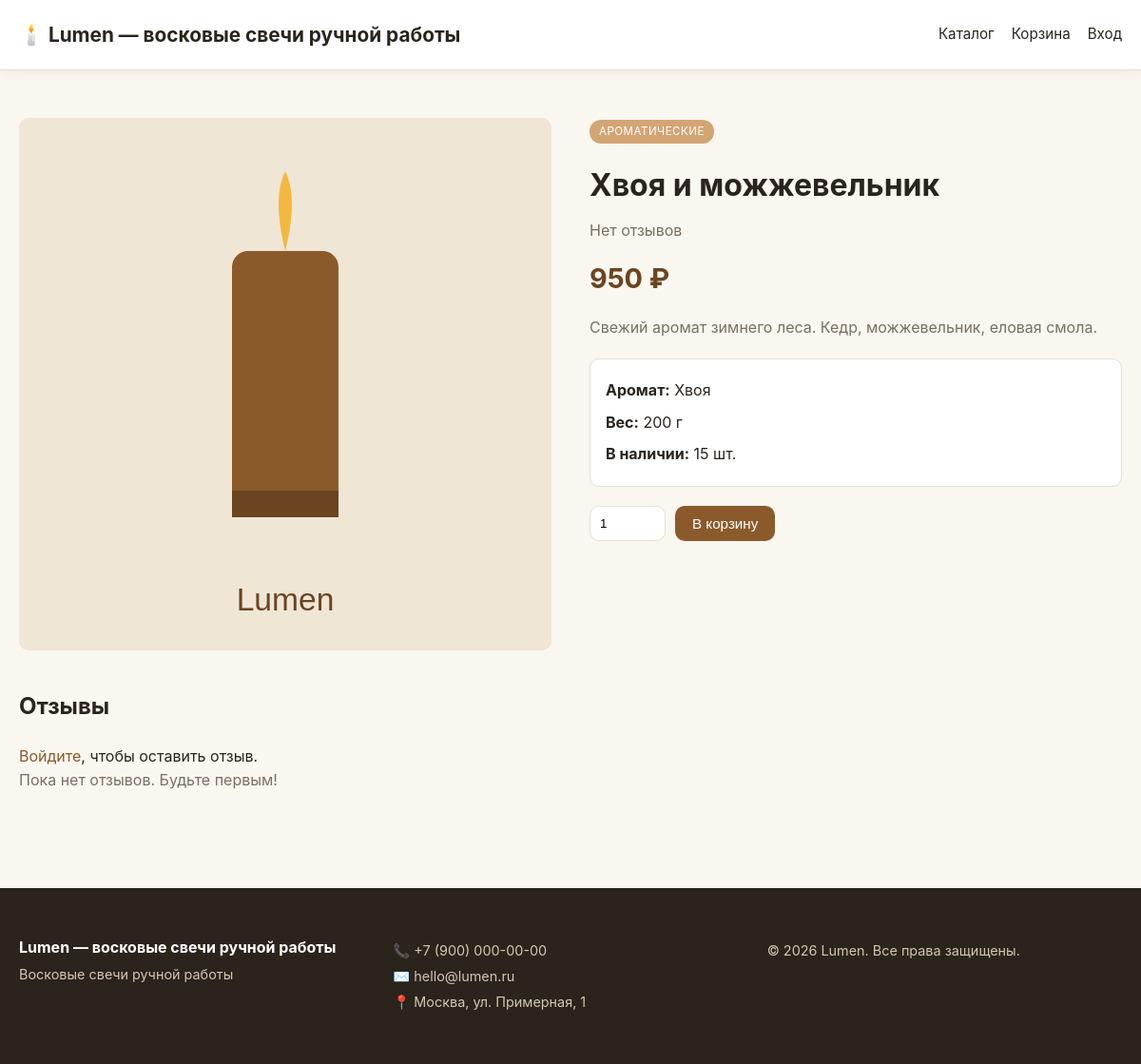
The app's page /product.php?id=3 with its own data.
### tables this page shows
CREATE TABLE IF NOT EXISTS products (
    id INT AUTO_INCREMENT PRIMARY KEY,
    category_id INT,
    name VARCHAR(200) NOT NULL,
    description TEXT,
    price DECIMAL(10,2) NOT NULL,
    stock INT DEFAULT 0,
    image VARCHAR(255),
    aroma VARCHAR(100),
    weight INT,
    active TINYINT(1) DEFAULT 1,
    created_at TIMESTAMP DEFAULT CURRENT_TIMESTAMP,
    FOREIGN KEY (category_id) REFERENCES categories(id) ON DELETE SET NULL
);

CREATE TABLE IF NOT EXISTS categories (
    id INT AUTO_INCREMENT PRIMARY KEY,
    name VARCHAR(100) NOT NULL,
    slug VARCHAR(100) UNIQUE NOT NULL
);

### includes/db.php (called while the page is built)
<?php
$cfg = require __DIR__ . '/../config.php';
$dsn = "mysql:host={$cfg['db']['host']};dbname={$cfg['db']['dbname']};charset={$cfg['db']['charset']}";
try {
    $pdo = new PDO($dsn, $cfg['db']['user'], $cfg['db']['pass'], [
        PDO::ATTR_ERRMODE => PDO::ERRMODE_EXCEPTION,
        PDO::ATTR_DEFAULT_FETCH_MODE => PDO::FETCH_ASSOC,
        PDO::ATTR_EMULATE_PREPARES => false,
    ]);
} catch (PDOException $e) {
    die('Ошибка подключения к БД: ' . htmlspecialchars($e->getMessage()));
}
function db(): PDO {
    static $instance = null;
    if ($instance === null) {
        global $pdo;
        $instance = $pdo;
    }
    return $instance;
}

### includes/functions.php (called while the page is built, shortened)
<?php
require_once __DIR__ . '/db.php';
function e($s){ return htmlspecialchars((string)$s, ENT_QUOTES, 'UTF-8'); }
function setting(string $key, $default = '') {
    static $cache = null;
    if ($cache === null) {
        $rows = db()->query("SELECT `key`, value FROM settings")->fetchAll();
        $cache = [];
        foreach ($rows as $r) $cache[$r['key']] = $r['value'];
    }
    return $cache[$key] ?? $default;
}
function current_user() {
    return $_SESSION['user'] ?? null;
}
function product_image($img) {
    return 'assets/placeholder.svg';
}
function money($v) {
    return number_format((float)$v, 0, ',', ' ') . ' ' . setting('currency', '₽');
}

### product.php (the view, shortened to what this page needs)
<?php
require_once __DIR__ . '/includes/functions.php';
$id = (int)($_GET['id'] ?? 0);
$stmt = db()->prepare("SELECT p.*, c.name AS category_name FROM products p LEFT JOIN categories c ON p.category_id=c.id WHERE p.id=? AND p.active=1");
$stmt->execute([$id]);
$p = $stmt->fetch();
$rev = db()->prepare("SELECT COUNT(*) cnt, AVG(rating) avg FROM reviews WHERE product_id=? AND approved=1");
$rev->execute([$id]);
$rev = $rev->fetch();
$reviews = db()->prepare("SELECT r.*, u.name FROM reviews r JOIN users u ON r.user_id=u.id WHERE r.product_id=? AND r.approved=1 ORDER BY r.created_at DESC");
$reviews->execute([$id]);
$reviews = $reviews->fetchAll();
require __DIR__ . '/includes/header.php';
?>
<div class="product-detail">
  <div class="pd-image">
    <img src="<?= product_image($p['image']) ?>" alt="<?= e($p['name']) ?>">
  </div>
  <div class="pd-info">
    <?php if($p['category_name']): ?><span class="cat-tag"><?= e($p['category_name']) ?></span><?php endif; ?>
    <h1><?= e($p['name']) ?></h1>
    <div class="rating-summary">
      <?php if($rev['cnt']>0): ?>
        <?php for($i=1;$i<=5;$i++): ?><span class="<?= $i<=round($rev['avg'])?'star-filled':'star-empty' ?>">★</span><?php endfor; ?>
        <span><?= number_format($rev['avg'],1) ?> (<?= $rev['cnt'] ?>)</span>
      <?php else: ?>
        <span class="muted">Нет отзывов</span>
      <?php endif; ?>
    </div>
    <p class="big-price"><?= money($p['price']) ?></p>
    <p class="description"><?= nl2br(e($p['description'])) ?></p>
    <div class="specs">
      <?php if($p['aroma']): ?><div><strong>Аромат:</strong> <?= e($p['aroma']) ?></div><?php endif; ?>
      <?php if($p['weight']): ?><div><strong>Вес:</strong> <?= $p['weight'] ?> г</div><?php endif; ?>
      <div><strong>В наличии:</strong> <?= $p['stock'] ?> шт.</div>
    </div>
    <?php if($p['stock']>0): ?>
      <form method="post" action="/cart.php" class="add-to-cart-form">
        <input type="number" name="qty" value="1" min="1" max="<?= $p['stock'] ?>">
        <button class="btn btn-primary">В корзину</button>
      </form>
    <?php else: ?>
      <p class="out-of-stock">Товара нет в наличии</p>
    <?php endif; ?>
  </div>
</div>
<section class="reviews-section">
  <h2>Отзывы</h2>
  <?php if(current_user()): ?>
    <form method="post" class="review-form">
      <input type="hidden" name="csrf" value="<?= csrf_token() ?>">
      <input type="hidden" name="action" value="review">
      <div class="star-input" id="starInput">
        <?php for($i=1;$i<=5;$i++): ?>
          <span data-val="<?= $i ?>">★</span>
        <?php endfor; ?>
        <input type="hidden" name="rating" id="ratingInput" value="5" required>
      </div>
      <textarea name="comment" placeholder="Ваш отзыв..." required></textarea>
      <button class="btn btn-primary">Отправить отзыв</button>
    </form>
  <?php else: ?>
    <p><a href="/auth.php">Войдите</a>, чтобы оставить отзыв.</p>
  <?php endif; ?>
  <div class="reviews-list">
    <?php if(!$reviews): ?>
      <p class="muted">Пока нет отзывов. Будьте первым!</p>
    <?php else: foreach($reviews as $r): ?>
      <article class="review">
        <header>
          <strong><?= e($r['name']) ?></strong>
          <span class="stars"><?php for($i=1;$i<=5;$i++): ?><span class="<?= $i<=$r['rating']?'star-filled':'star-empty' ?>">★</span><?php endfor; ?></span>
          <time><?= date('d.m.Y', strtotime($r['created_at'])) ?></time>
        </header>
        <p><?= nl2br(e($r['comment'])) ?></p>
      </article>
    <?php endforeach; endif; ?>
  </div>
</section>
<?php require __DIR__ . '/includes/footer.php'; ?>

### assets/style.css (style rules this page uses)
:root { --bg:#faf6f0; --card:#fff; --text:#2a241c; --muted:#7a6f60; --primary:#8b5a2b; --primary-dark:#6b4420; --accent:#d4a574; --border:#e8dfd2; --success:#2d7a4f; --error:#b33a3a; --radius:10px; --shadow:0 2px 12px rgba(90,60,20,.08); }
* { box-sizing:border-box;margin:0;padding:0 }
body { font-family:-apple-system,BlinkMacSystemFont,'Segoe UI',Roboto,sans-serif;background:var(--bg);color:var(--text);line-height:1.6;min-height:100vh;display:flex;flex-direction:column }
a { color:var(--primary);text-decoration:none }
img { max-width:100%;display:block }
.cat-tag { display:inline-block;background:var(--accent);color:#fff;font-size:.72rem;padding:3px 10px;border-radius:12px;margin-bottom:8px;text-transform:uppercase;letter-spacing:.5px }
.btn { display:inline-block;padding:10px 18px;border:none;border-radius:var(--radius);font-size:.95rem;cursor:pointer;transition:all .2s;text-decoration:none;background:var(--border);color:var(--text) }
.btn-primary { background:var(--primary);color:#fff }
.product-detail { display:grid;grid-template-columns:1fr 1fr;gap:40px;margin:30px 0 }
.pd-image img { width:100%;border-radius:var(--radius);background:#eee;aspect-ratio:1;object-fit:cover }
.pd-info h1 { font-size:2rem;margin:10px 0 }
.big-price { font-size:1.8rem;font-weight:700;color:var(--primary-dark);margin:15px 0 }
.description { color:var(--muted);margin-bottom:20px }
.specs { background:var(--card);padding:16px;border-radius:var(--radius);margin-bottom:20px;border:1px solid var(--border) }
.specs div { padding:4px 0 }
.add-to-cart-form { display:flex;gap:10px;align-items:center }
.add-to-cart-form input[type=number] { width:80px;padding:10px;border:1px solid var(--border);border-radius:var(--radius) }
.rating-summary { display:flex;align-items:center;gap:6px;color:var(--muted);margin-bottom:8px }
.reviews-section { margin:40px 0 }
.reviews-section h2 { margin-bottom:20px }
.muted { color:var(--muted) }

### records on screen
products: category.name "АРОМАТИЧЕСКИЕ", name "Хвоя и можжевельник", price "950 ₽", description "Свежий аромат зимнего леса. Кедр, можжевельник, еловая смола.", aroma "Хвоя", weight "200", stock "15"

### other values on screen
$shopName "Lumen — восковые свечи ручной работы"
setting('shop_name','Lumen') "Lumen — восковые свечи ручной работы"
setting('shop_phone','') "+7 (900) 000-00-00"
setting('shop_email','') "hello@lumen.ru"
setting('shop_address','') "Москва, ул. Примерная, 1"
